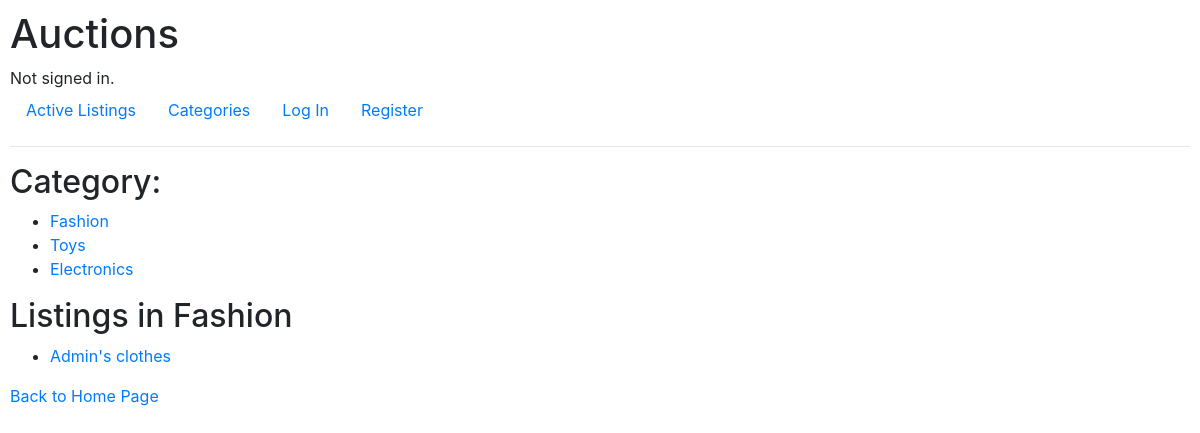
Page /categories/1 on the earlier database version.
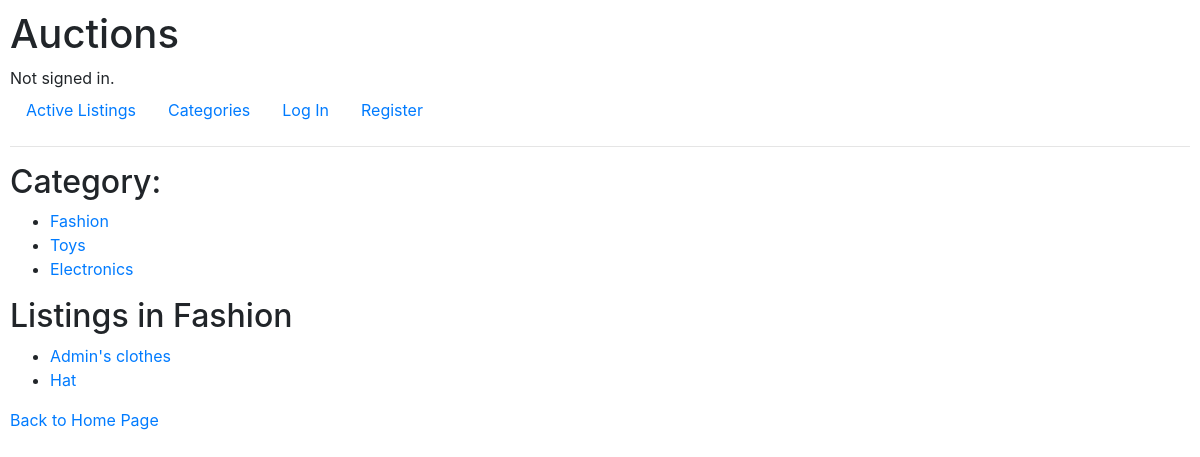
Same page on the later database version.
### auctions/models.py (models this page shows, shortened)
class ListingCategories(models.Model):
    name = models.CharField(max_length=64)

class Listing(models.Model):
    ACTIVE = "ACT"
    CLOSED = "CLO"
    STATUS_CHOICES = {
        ACTIVE: "Active",
        CLOSED: "Closed"
    }
    title = models.CharField(max_length=64)
    description = models.TextField(max_length=200)
    by_user = models.ForeignKey(User, on_delete=models.CASCADE, related_name="listings", default="")
    starting_price = models.FloatField()
    created_at = models.DateTimeField(default=now)
    imgURL = models.URLField(blank=True, default='')
    category = models.ForeignKey(ListingCategories, on_delete=models.CASCADE, related_name="listings")
    watchlisted_by = models.ManyToManyField(User, related_name="watchlist_items")
    status = models.CharField(max_length=10, choices=STATUS_CHOICES, default=ACTIVE)

### auctions/views.py (the view)
# urls.py: path("categories", views.categories, name="categories"),
def categories(request, id='None'):
    if id != 'None':
        category = ListingCategories.objects.get(pk=id)
        category_name = category.name
        listings = category.listings.all()
    else:
        category_name = ''
        listings = ''
    return render(request, "auctions/categories.html", {
        "categories": ListingCategories.objects.all(),
        "category_name": category_name,
        "listings": listings
    })

### auctions/templates/auctions/categories.html
{% extends "auctions/layout.html" %}
{% block body %}
<h2>Category: </h2>
<ul>
{% for category in categories %}
    <li><a href="{% url 'categories' category.id %}">{{ category.name }}</a></li>
{% empty %}
    <li>No categories</li>
{% endfor %}
</ul>
{% if category_name %}
<h2>Listings in {{ category_name }}</h2>
<ul>
    {% for listing in listings %}
    <li><a href="{% url 'item' listing.id %}">{{ listing.title }}</a></li>
    {% empty %}
    <li>No listings</li>
    {% endfor %}
</ul>
{% endif %}
<a href="{% url 'index' %}">Back to Home Page</a>
{% endblock %}

Differences in the rows shown:
added Listing: title "Hat"
